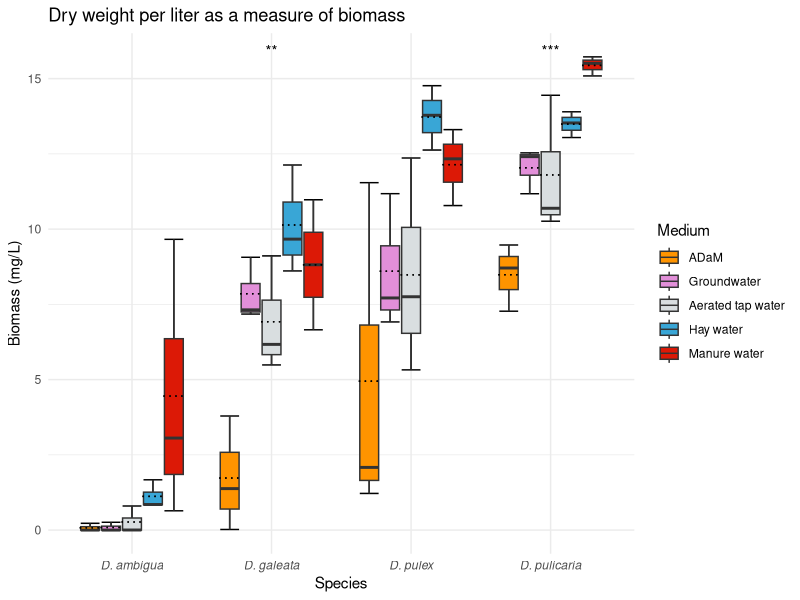

Generate this figure with R:
library(readxl)
library(tidyverse)
library(here)
library(car)
library(ggpubr)

dataraw <- read_excel(here("data_raw/Weighingsheet.xlsx"), range = "A1:E61", na = "NA")

data <- dataraw %>% mutate("Weight_mgL" = (WeightTotal - WeightFilter) * 2.5 / 1000)

ggplot(data = data, aes(x = Species, y = Weight_mgL, fill = Medium))+
  stat_boxplot(geom ='errorbar')+
  geom_boxplot()+
  theme_minimal()+
  labs(y = "Biomass (mg/L)",
       title = "Dry weight per liter as a measure of biomass")+
  scale_fill_manual(values = c("#Ff9400", "#E28fd9", "#D9dee0", "#39a6d6", "#Dc1906"),
                               labels = c("ADaM", "Groundwater", "Aerated tap water", "Hay water", "Manure water"))+
  theme(axis.text.x = element_text(face="italic"))+
  stat_summary(geom = "errorbar", fun.min = mean, fun = mean, fun.max = mean, width = 0.75,
               linetype = "dotted", position = position_dodge())+
  stat_compare_means(label =  "p.signif", label.x = 1.5, hide.ns = TRUE, method = "anova")

data %>% filter(! Medium == "KM" | ! Species == "D. galeata") %>% group_by(Medium, Species) %>%
  summarise(p.value.sw = shapiro.test(Weight_mgL)$p.value) 

species <- c("D. pulex", "D. pulicaria", "D. galeata", "D. ambigua")

for (i in species) {
  print(i)
  dataF <- data %>% filter(Species == i)
  print(leveneTest(Weight_mgL ~ Medium, data = dataF)) 
  
  res_aov <- aov(Weight_mgL ~ Medium, data = dataF)
  print(summary(res_aov))
  print(TukeyHSD(res_aov))
}
